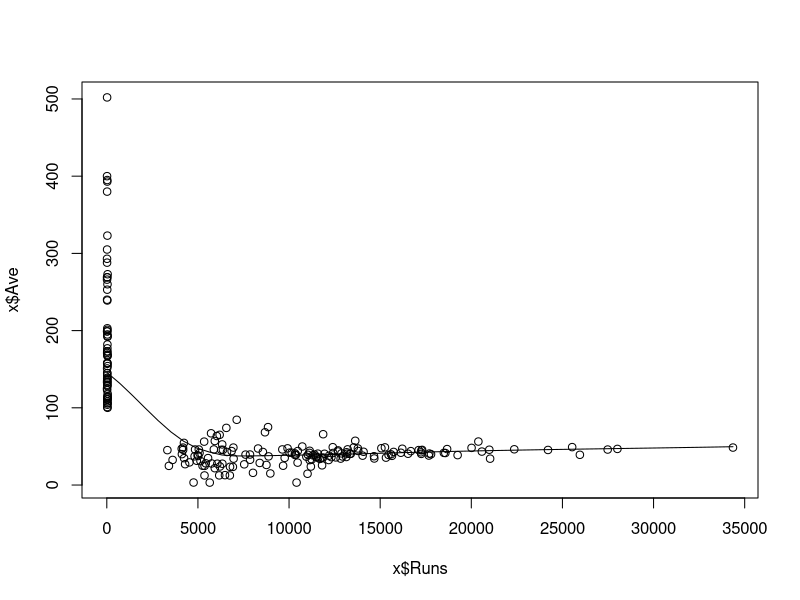
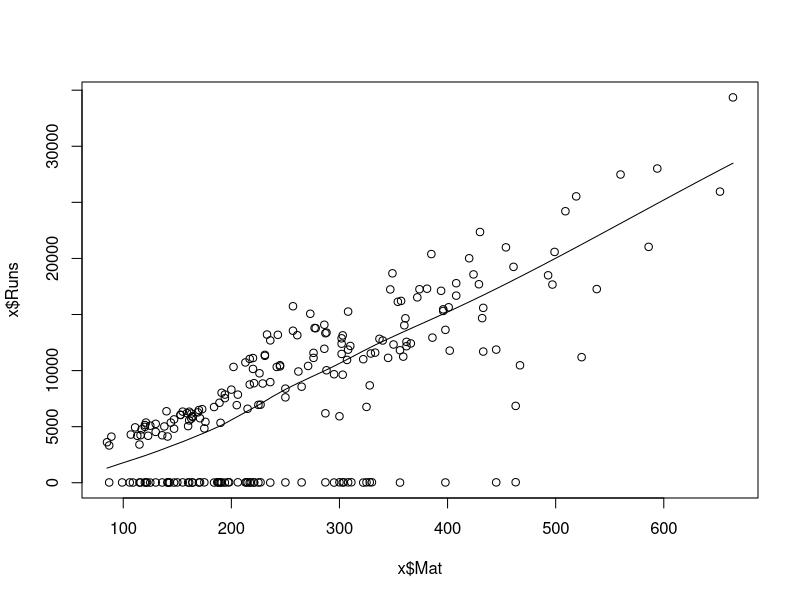
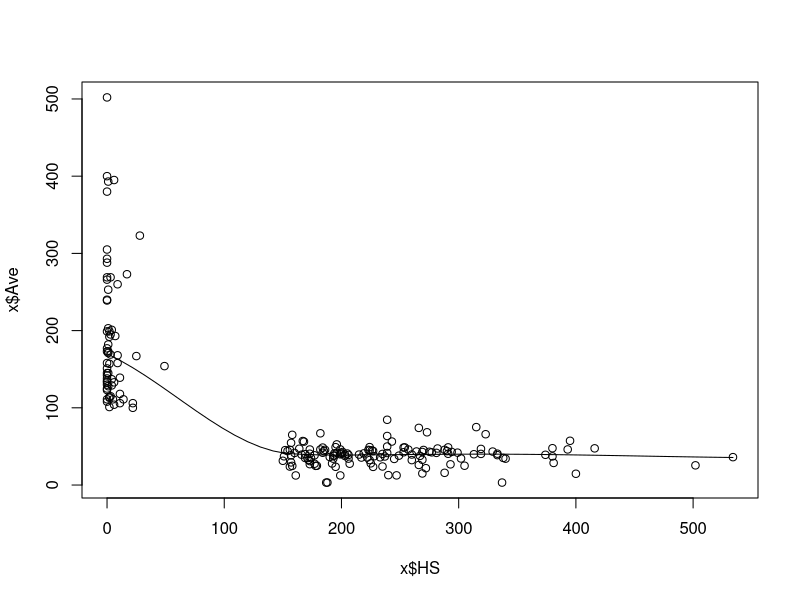
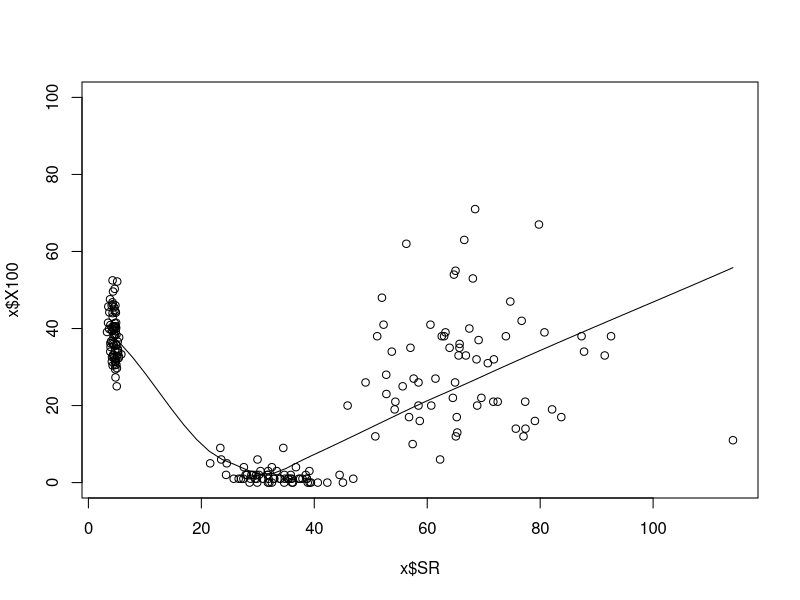
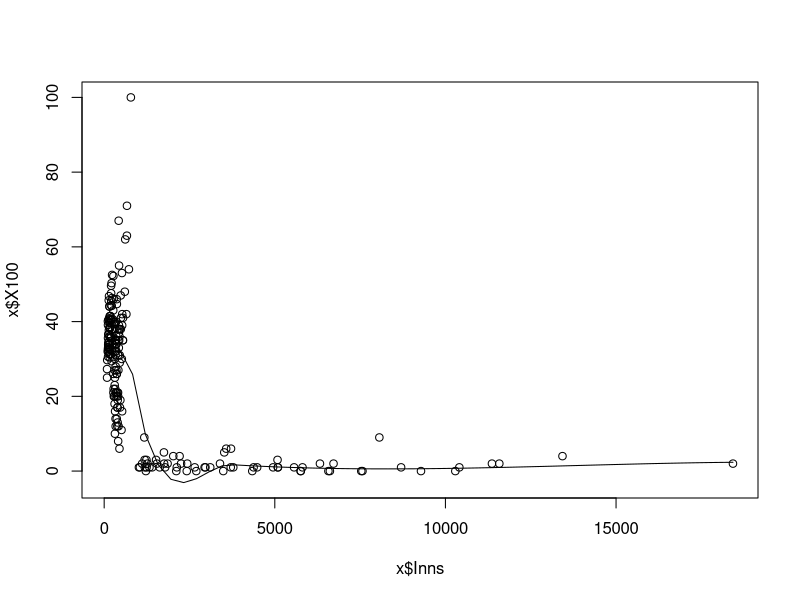

These figures' R source, in order: (Note: this script raises an error after producing the figures.)
x=read.csv("My11.csv")
x
View(x)
scatter.smooth(x=x$Runs,y=x$Ave)
scatter.smooth(x=x$Mat,y=x$Runs)
scatter.smooth(x=x$HS,y=x$Ave)
scatter.smooth(x=x$SR,y=x$X100)
scatter.smooth(x=x$Inns,y=x$X100)
# in the graph we can see that the releation ship is not linear
cor(x$Ave, x$Runs)
cor(x$Inns,x$X100)
cor(x$Runs,x$Mat)
cor(x$Inns,x$Runs)

#Correlation can take values between -1 to +1.
#build linear model
linearMod <- lm(Runs~Ave, data=x)
print(linearMod)
linearMod2 <- lm(Mat~Runs, data=x)
print(linearMod2)
linearMod3 <- lm(HS~Ave, data=x)
print(linearMod3)
linearMod4 <- lm(Inns~X100, data=x)
print(linearMod4)

#The function used for building linear models is lm().
#The lm() function takes in two main arguments, namely: 1. Formula 2. Data.

summary(linearMod)
summary(linearMod2)
summary(linearMod3)
summary(linearMod4)
#The p-Values are very important because, We can consider a linear model to be statistically significant
#only when both these p-Values are less that the pre-determined statistical significance level, 
#which is ideally 0.05.
#when p Value is less than significance level (< 0.05), the model is significant.
#training of dataset
trainingRowIndex <- sample(1:nrow(x), 0.8*nrow(x)) 
trainingData <- x[trainingRowIndex, ]  # model training data for average
testData  <- x[-trainingRowIndex, ] 
lmMod <- lm(Ave~Runs, data=trainingData)  # build the mode
AvePred=predict(lmMod, testData)
summary (lmMod)

trainingRowIndex <- sample(1:nrow(x), 0.8*nrow(x)) 
trainingData <- x[trainingRowIndex, ]  # model training data runs
testData  <- x[-trainingRowIndex, ] 
lmMod1 <- lm(Runs~Mat, data=trainingData)  # build the mode
RunsPred=predict(lmMod1, testData)
summary (lmMod1)



trainingRowIndex <- sample(1:nrow(x), 0.8*nrow(x)) 
trainingData <- x[trainingRowIndex, ]  # model training data strike rate
testData  <- x[-trainingRowIndex, ] 
lmMod2 <- lm(Inns~SR, data=trainingData)  # build the mode
SRPred=predict(lmMod1, testData)
summary (lmMod2)

trainingRowIndex <- sample(1:nrow(x), 0.8*nrow(x)) 
trainingData <- x[trainingRowIndex, ]  # model training data for Inns
testData  <- x[-trainingRowIndex, ] 
lmMod2 <- lm(Inns~Mat, data=trainingData)  # build the mode
InnsPred=predict(lmMod1, testData)
summary (lmMod2)





#Calculate prediction accuracy and error rates
#for Average
actuals_preds <- data.frame(cbind(actuals=testData$Ave, predicteds=AvePred)) 
correlation_accuracy <- cor(actuals_preds)
correlation_accuracy
head(actuals_preds)


# For Runs
actuals_preds2 <- data.frame(cbind(actuals=testData$Runs, predicteds=RunsPred)) 
correlation_accuracy <- cor(actuals_preds2)
correlation_accuracy
head(actuals_preds2)

# For Strike rate
actuals_preds4 <- data.frame(cbind(actuals=testData$SR, predicteds=SRPred)) 
correlation_accuracy <- cor(actuals_preds4)
correlation_accuracy
head(actuals_preds4)

# For Inns 

actuals_preds5 <- data.frame(cbind(actuals=testData$Inns, predicteds=InnsPred)) 
correlation_accuracy <- cor(actuals_preds5)
correlation_accuracy
head(actuals_preds5)






#A higher correlation accuracy implies that the actuals and predicted values have similar directional movement, i.e.
#when the actuals values increase the predicteds also increase and vice-versa.

#min max Accuracy
min_max_accuracy <- (mean(apply(actuals_preds, 1, min) / apply(actuals_preds, 1, max)))*100 
min_max_accuracy

min_max_accuracy1 <- (mean(apply(actuals_preds2, 1, min) / apply(actuals_preds2, 1, max)))*100 
min_max_accuracy1

min_max_accuracy2 <- (mean(apply(actuals_preds4, 1, min) / apply(actuals_preds4, 1, max)))*100 
min_max_accuracy2

min_max_accuracy3 <- (mean(apply(actuals_preds5, 1, min) / apply(actuals_preds5, 1, max)))*100 
min_max_accuracy3

#BoxPlot - Check for outliers
par(mfrow=c(1, 2))  # divide graph area in 2 columns
boxplot(x$Ave, main="Ave", sub=paste("Outlier rows: ", boxplot.stats(x$Ave)$out))  # box plot for 'Ave'
boxplot(x$Runs, main="Runs", sub=paste("Outlier rows: ", boxplot.stats(x$Runs)$out))  # box plot for 'Runs'
boxplot(x$SR, main="Strike Rate", sub=paste("Outlier rows: ", boxplot.stats(x$SR)$out))  # box plot for 'Strike rate'
boxplot(x$Inns, main="Inns", sub=paste("Outlier rows: ", boxplot.stats(x$Inns)$out))
#Generally, any datapoint that lies outside 
#the 1.5 * interquartile-range (1.5*IQR) is considered an outlier,
#IQR is calculated as the distance between the 
#25th percentile and 75th percentile values for that variable.

#Density plot
library(e1071)
par(mfrow=c(1, 2))  # divide graph area in 2 columns
plot(density(x$Ave), main="Density Plot: Ave", ylab="Runs", sub=paste("Skewness:", round(e1071::skewness(x$Ave), 2)))  # density plot for 'speed'
polygon(density(x$Ave), col="red")
plot(density(x$Runs), main="Runs", ylab="Math", sub=paste("Skewness:", round(e1071::skewness(x$Runs), 2)))  # density plot for 'dist'
polygon(density(x$Runs), col="green")
plot(density(x$Runs), main="Strike Rate", ylab="Frequency", sub=paste("Skewness:", round(e1071::skewness(x$SR), 2)))  # density plot for 'dist'
polygon(density(x$Runs), col="yellow")

#skewness is a measure of the asymmetry of the probability distribution
rank(x)
#Model Formula
model.matrix( Ave~Runs, data=x)
model.matrix( Inns~X100, data=x)
AIC(linearMod)
AIC(linearMod2)
AIC(linearMod3)
AIC(linearMod4)

